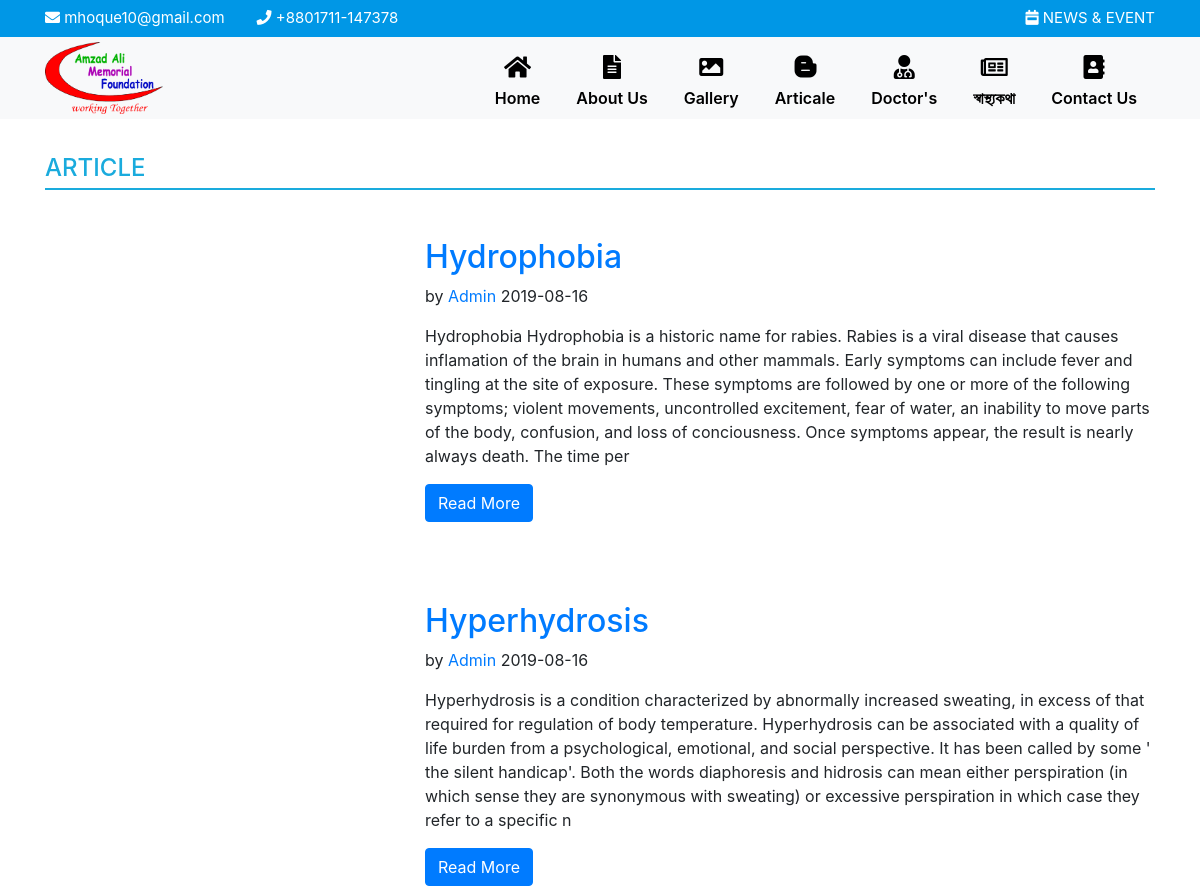
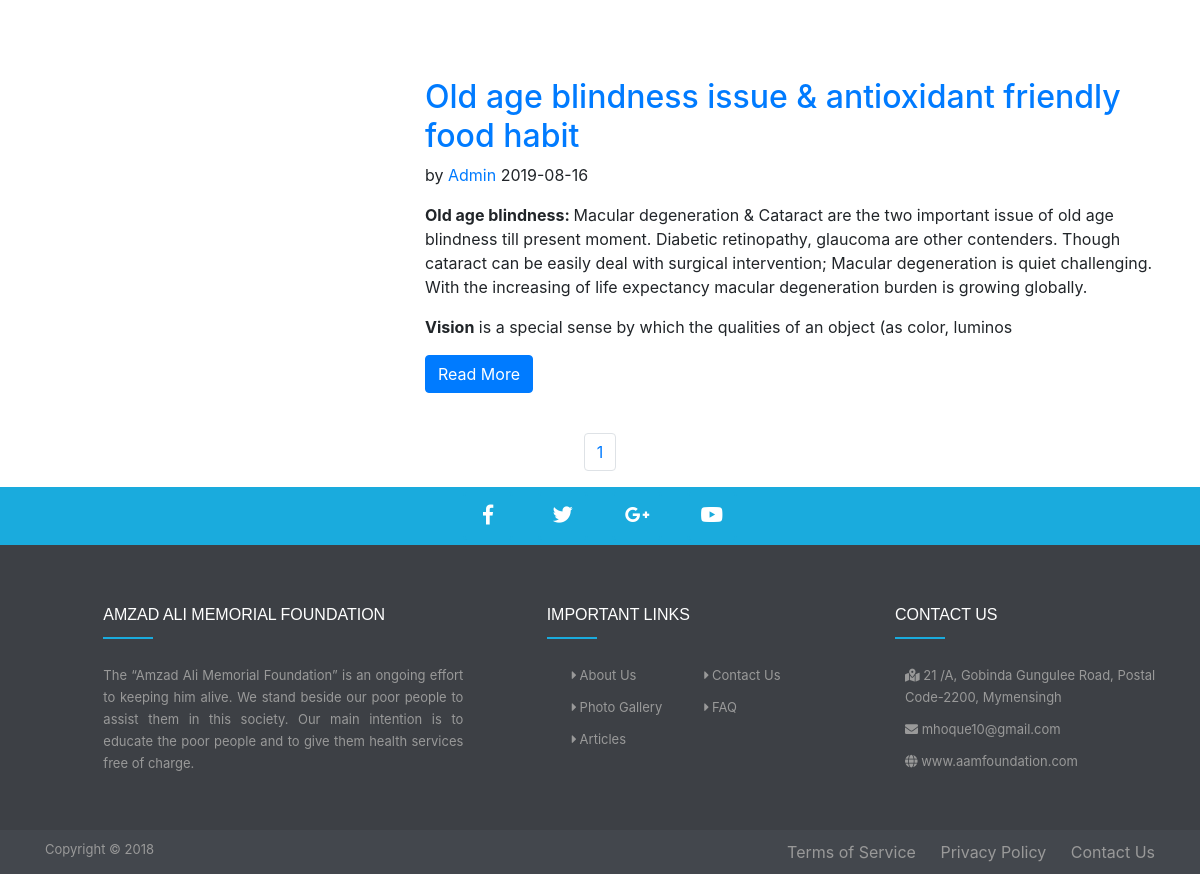
The app's page /article.php with its own data (2 pictures, top to bottom).
### tables this page shows
CREATE TABLE `post_article` (
  `article_id` int(255) NOT NULL,
  `article_title` varchar(100) NOT NULL,
  `article_text` longtext NOT NULL,
  `article_image` varchar(255) NOT NULL,
  `article_author` varchar(100) NOT NULL,
  `article_date` varchar(10) NOT NULL
);

### article.php (the view, shortened to what this page needs)
<?php
    include 'includes/header.php';
    include 'includes/config.php';
?>
<div class="container">
    <h4 class="article_title">ARTICLE</h4>
</div>
<?php
    $per_page = 4;
    if(isset($_GET['page'])){
        $page = $_GET['page'];
    } else{
        $page = "";
    }
    if($page == "" || $page == 1){
        $page_1 = 0;
    }else{
        $page_1 = ($page * $per_page) - $per_page;
    }
    $post_query_count = "SELECT * FROM post_article";
    $find_count = mysqli_query($cont, $post_query_count);
    $count = mysqli_num_rows($find_count);
    $count = ceil($count / $per_page);
    $result = mysqli_query($cont,"SELECT * FROM `post_article` order by article_id DESC LIMIT $page_1, $per_page");
    while($show = mysqli_fetch_array($result)){
        $article_id     = $show['article_id'];
        $article_author = $show['article_author'];
        $article_title  = $show['article_title'];
        $article_text   = substr($show['article_text'],0,500);
        $article_date   = $show['article_date'];
?>
    <section class="article_area">
        <div class="container">
            <div class="row">
                <div class="col-md-4 article_">
                </div>
                <div class="col-md-8">
                    <h2>
                        <a href="post.php?p_id=<?php echo $article_id; ?>"><?php echo $article_title; ?></a>
                    </h2>
                    <p class="article_author">
                        <span>by </span>
                        <a href="#"> <?php echo $article_author; ?></a>
                        <span> <?php echo $article_date; ?></span>
                    </p>
                    <p class="article_text">
                        <?php echo $article_text ?>
                    </p>
                    <a class="btn btn-primary" href="post.php?p_id=<?php echo $article_id; ?>">Read More</a>
                </div>
            </div>
        </div>
    </section>
<?php } ?>
<ul class="pagination justify-content-center">
    <?php
        for($i=1; $i <= $count; $i++) {
            if($i == $page){
                echo "<li class='page-item'><a class='page-link active_link' href='article.php?page={$i}'>{$i}</a></li>";
            }else{
                echo "<li class='page-item'><a class='page-link' href='article.php?page={$i}'>{$i}</a></li>";
            }
        }
    ?>
</ul>
<?php include 'includes/footer.php';?>

### includes/header.php (shortened to what this page needs)
<!DOCTYPE html>
<html lang="en">
<head>
    <link rel="stylesheet" href="https://use.fontawesome.com/releases/v5.6.1/css/all.css">
    <link rel="stylesheet" href="css/bootstrap.min.css">
    <link rel="stylesheet" href="css/magnific-popup.css">
    <link rel="stylesheet" href="css/responsive.css">
    <link rel="stylesheet" href="css/style.css">
</head>
<body>
    <div class="top_bar">
        <div class="container">
            <div class="row">
                <div class="col-auto">
                    <div class="content">
                        <a href=""><i class="fas fa-envelope"></i> mhoque10@gmail.com</a>
                    </div>
                </div>
                <div class="col-xs">
                    <div class="content">
                        <span><i class="fas fa-phone"></i> +8801711-147378</span>
                    </div>
                </div>
                <div class="col-auto ml-auto">
                    <div class="content">
                        <a href="news_event.php"><i class="fas fa-calendar-week"></i> NEWS &amp; EVENT</a>
                    </div>
                </div>
            </div>
        </div>
    </div>
    <nav id="nav" class="navbar navbar-expand-md navbar-light bg-light sticky-top">
        <div class="container">
            <a class="navbar-brand" href="http://aamfoundation.com/"><img id="nav_img" class="meni_img" src="image/logo/logo.png" alt="Amzad Ali Memorial Foundation"></a>
            <div class="collapse navbar-collapse justify-content-end" id="navbarSupportedContent">
                <ul class="navbar-nav">
                    <li class="nav-item">
                        <a class="nav-link" id="nav_link" href="index.php"><p id="logo1" class="menu_icon"><i class="fas fa-home"></i></p>
                        Home</a>
                    </li>
                    <li class="nav-item">
                        <a class="nav-link" id="nav_link" href="about_us.php"><p id="logo2" class="menu_icon"><i class="fas fa-file-alt"></i></p>About Us</a>
                    </li>
                    <li class="nav-item">
                        <a class="nav-link" id="nav_link" href="gallery.php"><p id="logo3" class="menu_icon"><i class="fas fa-image"></i></p>Gallery</a>
                    </li>
                    <li class="nav-item">
                        <a class="nav-link" id="nav_link" href="article.php"><p id="logo4" class="menu_icon"><i class="fab fa-blogger-b"></i></p>Articale</a>
                    </li>
                    <li class="nav-item">
                        <a class="nav-link" id="nav_link" href="doctors.php"><p id="logo5" class="menu_icon"><i class="fas fa-user-md"></i></p>Doctor's</a>
                    </li>
                    <li class="nav-item">
                        <a class="nav-link" id="nav_link" href="healthcare.php"><p id="logo6" class="menu_icon"><i class="far fa-newspaper"></i></p>স্বাস্থ্যকথা</a>
                    </li>
                    <li class="nav-item">
                        <a class="nav-link" id="nav_link" href="contact_us.php"><p id="logo7" class="menu_icon"><i class="fas fa-address-book"></i></p>Contact Us</a>
                    </li>
                </ul>
            </div>
        </div>
    </nav>

### includes/footer.php (shortened to what this page needs)
    <section class="footer_top">
        <div class="container">
            <div class="row">
                <div class="col-md 12">
                    <div class="social_icon">
                        <ul>
                            <li><a href=""><i class="fab fa-facebook-f"></i></a></li>
                            <li><a href=""><i class="fab fa-twitter"></i></a></li>
                            <li><a href=""><i class="fab fa-google-plus-g"></i></a></li>
                            <li><a href=""><i class="fab fa-youtube"></i></a></li>
                        </ul>
                    </div>
                </div>
            </div>
        </div>
    </section>
    <section class="footer_area">
        <div class="container">
            <div class="row">
                <div class="col-sm-6 col-md-4 col-lg-4 ml-md-auto footer_style">
                    <h3>Amzad Ali Memorial Foundation</h3>
                    <p>
                        The “Amzad Ali Memorial Foundation” is an ongoing effort to keeping him alive. We stand beside our poor people to assist them in this society.
                        Our main intention is to educate the poor people and to give them health services free of charge.
                    </p>
                </div>
                <div class="col-sm-6 col-md-3 col-lg-3 ml-md-auto footer_style">
                    <h3>IMPORTANT LINKS</h3>
                    <div class="row footer_sub">
                        <div class="col-md-6">
                            <ul>
                                <li><a href="about_us.php"><i class="fas fa-caret-right"></i> About Us</a></li>
                                <li><a href="gallery.php"><i class="fas fa-caret-right"></i> Photo Gallery</a></li>
                                <li><a href="article.php"><i class="fas fa-caret-right"></i> Articles</a></li>
                            </ul>
                        </div>
                        <div class="col-md-6">
                            <ul>
                                <li><a href="contact_us.php"><i class="fas fa-caret-right"></i> Contact Us</a></li>
                                <li><a href="#"><i class="fas fa-caret-right"></i> FAQ</a></li>
                            </ul>
                        </div>
                    </div>
                </div>
                <div class="col-sm-6 col-md-3 col-lg-3 ml-md-auto footer_style">
                    <h3>CONTACT US</h3>
                    <ul>
                        <li><i class="fas fa-map-marked-alt"></i> 21 /A, Gobinda Gungulee Road, Postal Code-2200, Mymensingh</li>
                        <li><i class="fas fa-envelope"></i> mhoque10@gmail.com</li>
                        <li><a href="http://aamfoundation.com/"><i class="fa fa-globe"></i> www.aamfoundation.com</a></li>
                    </ul>
                </div>
            </div>
        </div>
    </section>
    <section class="footer-bottom">
        <div class="container">
            <div class="row">
                <div class="col-md-6 copyright">
                    Copyright &copy; 2018
                </div>
                <div class="col-md-6 footer-menu">
                    <ul>
                        <li><a href="#">Terms of Service</a></li>
                        <li><a href="#">Privacy Policy</a></li>
                        <li><a href="contact_us.php">Contact Us</a></li>
                    </ul>
                </div>
            </div>
        </div>
    </section>
</body>
</html>

### css/style.css (style rules this page uses)
* { margin: 0; padding: 0; border: 0; outline: none; }
html, body { height: 100%; }
.top_bar { background: #0097e6; font-size: 15px; }
.top_bar .content { padding: 7px 0; color: white; text-align: left; }
.top_bar .content a { text-decoration: none; color: white; -webkit-transition: all 0.3s ease; transition: all 0.3s ease; }
.navbar { padding: 0; margin: 0; color: black; }
#nav_link { color: #000; font-weight: 600; }
.navbar-nav li { -webkit-transition: all 0.5s ease 0s; transition: all 0.5s ease 0s; }
.navbar-nav li { padding: 5px 10px 0px 10px; font-size: 16px; }
.menu_icon { margin: 0; text-align: center; font-size: 24px; color: black; }
.navbar-nav .nav-item .nav-link { -webkit-transition: all 0.5s ease 0s; -moz-transition: all 0.5s ease 0s; -o-transition: all 0.5s ease 0s; transition: all 0.5s ease 0s; }
.meni_img { width: 118px; }
.footer_top { width: 100%; height: auto; padding: 5px; background: #1AABDD; }
.social_icon { text-align: center; }
.social_icon ul { list-style: none; margin: 0; }
.social_icon ul li { display: inline-block; }
.social_icon ul li a { margin: 0 10px; color: #fff; text-align: center; display: block; width: 50px; height: 48px; line-height: 42px; border: 2px solid #1AABDD; border-radius: 4px; -webkit-border-radius: 4px; -moz-border-radius: 4px; font-size: 20px; -webkit-transition: all 0.6s ease; transition: all 0.6s ease; }
.footer_area { background: #3D4045; padding-top: 50px; padding-bottom: 30px; }
.footer_area .footer_style, .footer_style2 { padding: 10px; }
.footer_area .footer_style h3 { font-family: 'Montserrat', sans-serif; color: #ffffff; font-size: 16px; text-transform: uppercase; position: relative; padding-bottom: 15px; margin-bottom: 25px; }
.footer_area .footer_style h3:after { content: ""; position: absolute; width: 50px; background: #1AABDD; left: 0; bottom: 0; height: 2px; }
.footer_area .footer_style p { color: #999; font-size: 13px; line-height: 22px; }
.footer_style ul li, .footer_style ul li a { color: #999; font-size: 13px; line-height: 22px; -webkit-transition: all 0.4s ease 0s; -moz-transition: all 0.4s ease 0s; -o-transition: all 0.4s ease 0s; transition: all 0.4s ease 0s; }
.footer_style ul li { list-style-type: none; margin-bottom: 10px; position: relative; padding-left: 10px; }
.footer_style ul li:before { color: #999; content: ''; left: 0; position: absolute; top: 0; }
.footer_style p { text-align: justify; }
.footer_sub { margin: 0; }
.footer-bottom { width: 100%; height: auto; background: #43474D; padding: 10px 0; }
.copyright { font-size: 13px; color: #999; }
.footer-menu ul { margin: 0; float: right; }
.footer-menu ul li { display: inline-block; list-style: none; margin-left: 20px; }
.footer-menu ul li a { color: #999; transition: all 0.5s ease; }
.article_area { padding: 40px 0; }
.article_title { padding-bottom: 5px; color: #1AABDD; border-bottom: 2px solid #1AABDD; margin-top: 35px; }

### records on screen
post_article: article_title "Hydrophobia", article_author "Admin", article_date "2019-08-16", article_text "Hydrophobia Hydrophobia is a historic name for rabies. Rabies is a viral disease that causes inflamation of the brain in humans and other mammals. Early symptoms can include fever and tingling at the site of exposure. These symptoms are followed by one or more of the following symptoms; violent movements, uncontrolled excitement, fear of water, an inability to move parts of the body, confusion, and loss of conciousness. Once symptoms appear, the result is nearly always death. The time per"
post_article: article_title "Hyperhydrosis", article_author "Admin", article_date "2019-08-16", article_text "Hyperhydrosis is a condition characterized by abnormally increased sweating, in excess of that required for regulation of body temperature. Hyperhydrosis can be associated with a quality of life burden from a psychological, emotional, and social perspective. It has been called by some ' the silent handicap'. Both the words diaphoresis and hidrosis can mean either perspiration (in which sense they are synonymous with sweating) or excessive perspiration in which case they refer to a specific n"
post_article: article_title "Old age blindness issue & antioxidant friendly food habit", article_author "Admin", article_date "2019-08-16", article_text "Old age blindness: Macular degeneration & Cataract are the two important issue of old age blindness till present moment. Diabetic retinopathy, glaucoma are other contenders. Though cataract can be easily deal with surgical intervention; Macular degeneration is quiet challenging. With the increasing of life expectancy macular degeneration burden is growing globally. Vision is a special sense by which the qualities of an object (as color, luminos"
